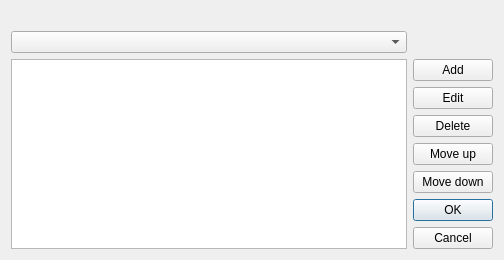
<?xml version="1.0" encoding="UTF-8"?>
<ui version="4.0">
 <class>Dialog</class>
 <widget class="QDialog" name="Dialog">
  <property name="geometry">
   <rect>
    <x>0</x>
    <y>0</y>
    <width>504</width>
    <height>259</height>
   </rect>
  </property>
  <property name="windowTitle">
   <string>Dialog</string>
  </property>
  <layout class="QGridLayout" name="gridLayout">
   <item row="0" column="0" colspan="2">
    <widget class="QLabel" name="label_msg">
     <property name="visible">
      <bool>false</bool>
     </property>
    </widget>
   </item>
   <item row="1" column="0">
    <widget class="QComboBox" name="comboBox_server_url">
     <property name="sizePolicy">
      <sizepolicy hsizetype="MinimumExpanding" vsizetype="Fixed">
       <horstretch>0</horstretch>
       <verstretch>0</verstretch>
      </sizepolicy>
     </property>
     <property name="toolTip">
      <string>Data Hub Server</string>
     </property>
     <property name="editable">
      <bool>false</bool>
     </property>
    </widget>
   </item>
   <item row="2" column="0" rowspan="7">
    <widget class="QTableView" name="tableView"/>
   </item>
   <item row="2" column="1">
    <widget class="QPushButton" name="btn_add">
     <property name="text">
      <string>Add</string>
     </property>
     <property name="autoDefault">
      <bool>false</bool>
     </property>
    </widget>
   </item>
   <item row="3" column="1">
    <widget class="QPushButton" name="btn_edit">
     <property name="text">
      <string>Edit</string>
     </property>
     <property name="autoDefault">
      <bool>false</bool>
     </property>
    </widget>
   </item>
   <item row="4" column="1">
    <widget class="QPushButton" name="btn_delete">
     <property name="text">
      <string>Delete</string>
     </property>
     <property name="autoDefault">
      <bool>false</bool>
     </property>
    </widget>
   </item>
   <item row="5" column="1">
    <widget class="QPushButton" name="btn_up">
     <property name="text">
      <string>Move up</string>
     </property>
     <property name="autoDefault">
      <bool>false</bool>
     </property>
    </widget>
   </item>
   <item row="6" column="1">
    <widget class="QPushButton" name="btn_down">
     <property name="text">
      <string>Move down</string>
     </property>
     <property name="autoDefault">
      <bool>false</bool>
     </property>
    </widget>
   </item>
   <item row="7" column="1">
    <spacer name="verticalSpacer">
     <property name="orientation">
      <enum>Qt::Vertical</enum>
     </property>
     <property name="sizeHint" stdset="0">
      <size>
       <width>20</width>
       <height>18</height>
      </size>
     </property>
    </spacer>
   </item>
   <item row="8" column="1">
    <widget class="QDialogButtonBox" name="buttonBox">
     <property name="orientation">
      <enum>Qt::Vertical</enum>
     </property>
     <property name="standardButtons">
      <set>QDialogButtonBox::Cancel|QDialogButtonBox::Ok</set>
     </property>
    </widget>
   </item>
  </layout>
 </widget>
 <tabstops>
  <tabstop>tableView</tabstop>
  <tabstop>btn_add</tabstop>
  <tabstop>btn_edit</tabstop>
  <tabstop>btn_delete</tabstop>
  <tabstop>btn_up</tabstop>
  <tabstop>btn_down</tabstop>
 </tabstops>
 <resources/>
 <connections>
  <connection>
   <sender>buttonBox</sender>
   <signal>accepted()</signal>
   <receiver>Dialog</receiver>
   <slot>accept()</slot>
  </connection>
  <connection>
   <sender>buttonBox</sender>
   <signal>rejected()</signal>
   <receiver>Dialog</receiver>
   <slot>reject()</slot>
  </connection>
 </connections>
</ui>
